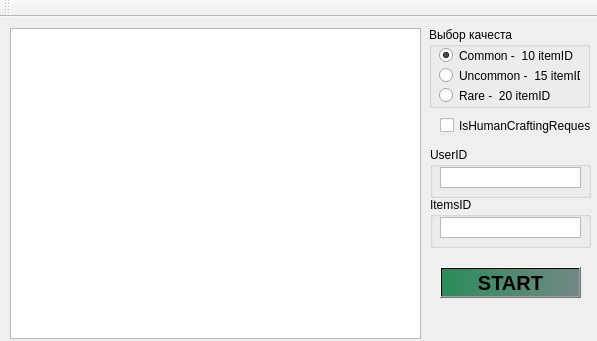
<?xml version="1.0" encoding="UTF-8"?>
<ui version="4.0">
 <class>MainWindow</class>
 <widget class="QMainWindow" name="MainWindow">
  <property name="enabled">
   <bool>true</bool>
  </property>
  <property name="geometry">
   <rect>
    <x>0</x>
    <y>0</y>
    <width>597</width>
    <height>341</height>
   </rect>
  </property>
  <property name="minimumSize">
   <size>
    <width>597</width>
    <height>341</height>
   </size>
  </property>
  <property name="maximumSize">
   <size>
    <width>597</width>
    <height>341</height>
   </size>
  </property>
  <property name="windowTitle">
   <string>Items Crafter 3000</string>
  </property>
  <property name="windowIcon">
   <iconset>
    <normaloff>icon.ico</normaloff>icon.ico</iconset>
  </property>
  <widget class="QWidget" name="centralWidget">
   <widget class="QGroupBox" name="groupBox">
    <property name="geometry">
     <rect>
      <x>429</x>
      <y>10</y>
      <width>161</width>
      <height>81</height>
     </rect>
    </property>
    <property name="title">
     <string>Выбор качеста</string>
    </property>
    <widget class="QRadioButton" name="common_button">
     <property name="geometry">
      <rect>
       <x>10</x>
       <y>20</y>
       <width>141</width>
       <height>17</height>
      </rect>
     </property>
     <property name="text">
      <string>Common -  10 itemID</string>
     </property>
     <property name="checked">
      <bool>true</bool>
     </property>
    </widget>
    <widget class="QRadioButton" name="uncommon_button">
     <property name="geometry">
      <rect>
       <x>10</x>
       <y>40</y>
       <width>141</width>
       <height>17</height>
      </rect>
     </property>
     <property name="text">
      <string>Uncommon -  15 itemID</string>
     </property>
    </widget>
    <widget class="QRadioButton" name="rare_button">
     <property name="geometry">
      <rect>
       <x>10</x>
       <y>60</y>
       <width>141</width>
       <height>17</height>
      </rect>
     </property>
     <property name="text">
      <string>Rare -  20 itemID</string>
     </property>
    </widget>
   </widget>
   <widget class="QGroupBox" name="groupBox_2">
    <property name="geometry">
     <rect>
      <x>430</x>
      <y>130</y>
      <width>161</width>
      <height>51</height>
     </rect>
    </property>
    <property name="title">
     <string>UserID</string>
    </property>
    <widget class="QPlainTextEdit" name="UserID_input">
     <property name="geometry">
      <rect>
       <x>10</x>
       <y>20</y>
       <width>141</width>
       <height>21</height>
      </rect>
     </property>
     <property name="verticalScrollBarPolicy">
      <enum>Qt::ScrollBarAlwaysOff</enum>
     </property>
     <property name="horizontalScrollBarPolicy">
      <enum>Qt::ScrollBarAlwaysOff</enum>
     </property>
     <property name="plainText">
      <string/>
     </property>
    </widget>
   </widget>
   <widget class="QGroupBox" name="groupBox_3">
    <property name="geometry">
     <rect>
      <x>430</x>
      <y>180</y>
      <width>161</width>
      <height>51</height>
     </rect>
    </property>
    <property name="title">
     <string>ItemsID</string>
    </property>
    <widget class="QTextEdit" name="ItemsID_input">
     <property name="geometry">
      <rect>
       <x>10</x>
       <y>20</y>
       <width>141</width>
       <height>21</height>
      </rect>
     </property>
     <property name="verticalScrollBarPolicy">
      <enum>Qt::ScrollBarAlwaysOff</enum>
     </property>
     <property name="horizontalScrollBarPolicy">
      <enum>Qt::ScrollBarAlwaysOff</enum>
     </property>
    </widget>
   </widget>
   <widget class="QPushButton" name="startButton">
    <property name="geometry">
     <rect>
      <x>440</x>
      <y>250</y>
      <width>141</width>
      <height>31</height>
     </rect>
    </property>
    <property name="font">
     <font>
      <pointsize>15</pointsize>
      <weight>75</weight>
      <bold>true</bold>
     </font>
    </property>
    <property name="styleSheet">
     <string notr="true">background: qlineargradient(spread:pad, x1:0, y1:0, x2:1, y2:0, stop:0 rgba(42, 140, 90, 255), stop:1 rgba(114, 137, 133, 255))</string>
    </property>
    <property name="text">
     <string>START</string>
    </property>
   </widget>
   <widget class="QTextBrowser" name="logarea">
    <property name="enabled">
     <bool>true</bool>
    </property>
    <property name="geometry">
     <rect>
      <x>10</x>
      <y>11</y>
      <width>411</width>
      <height>311</height>
     </rect>
    </property>
    <property name="html">
     <string>&lt;!DOCTYPE HTML PUBLIC &quot;-//W3C//DTD HTML 4.0//EN&quot; &quot;http://www.w3.org/TR/REC-html40/strict.dtd&quot;&gt;
&lt;html&gt;&lt;head&gt;&lt;meta name=&quot;qrichtext&quot; content=&quot;1&quot; /&gt;&lt;style type=&quot;text/css&quot;&gt;
p, li { white-space: pre-wrap; }
&lt;/style&gt;&lt;/head&gt;&lt;body style=&quot; font-family:'MS Shell Dlg 2'; font-size:8.25pt; font-weight:400; font-style:normal;&quot;&gt;
&lt;p style=&quot;-qt-paragraph-type:empty; margin-top:0px; margin-bottom:0px; margin-left:0px; margin-right:0px; -qt-block-indent:0; text-indent:0px;&quot;&gt;&lt;br /&gt;&lt;/p&gt;&lt;/body&gt;&lt;/html&gt;</string>
    </property>
   </widget>
   <widget class="QCheckBox" name="IsHumanCraftingRequest">
    <property name="geometry">
     <rect>
      <x>440</x>
      <y>100</y>
      <width>151</width>
      <height>17</height>
     </rect>
    </property>
    <property name="text">
     <string>IsHumanCraftingRequest</string>
    </property>
   </widget>
  </widget>
  <widget class="QToolBar" name="mainToolBar">
   <property name="sizePolicy">
    <sizepolicy hsizetype="Fixed" vsizetype="Fixed">
     <horstretch>0</horstretch>
     <verstretch>0</verstretch>
    </sizepolicy>
   </property>
   <property name="maximumSize">
    <size>
     <width>597</width>
     <height>16777215</height>
    </size>
   </property>
   <attribute name="toolBarArea">
    <enum>TopToolBarArea</enum>
   </attribute>
   <attribute name="toolBarBreak">
    <bool>false</bool>
   </attribute>
  </widget>
 </widget>
 <layoutdefault spacing="6" margin="11"/>
 <resources/>
 <connections/>
</ui>
